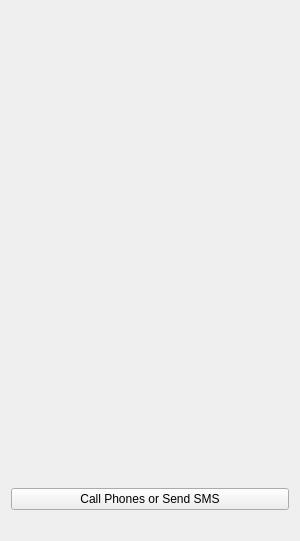
<?xml version="1.0" encoding="UTF-8"?>
<ui version="4.0">
 <class>ContactsDialog</class>
 <widget class="QWidget" name="ContactsDialog">
  <property name="geometry">
   <rect>
    <x>0</x>
    <y>0</y>
    <width>300</width>
    <height>541</height>
   </rect>
  </property>
  <property name="windowTitle">
   <string>Skype Contacts</string>
  </property>
  <layout class="QVBoxLayout" name="verticalLayout">
   <item>
    <layout class="QHBoxLayout" name="horizontalLayout_3">
     <item>
      <widget class="QLabel" name="labelAvatar">
       <property name="sizePolicy">
        <sizepolicy hsizetype="Minimum" vsizetype="Minimum">
         <horstretch>0</horstretch>
         <verstretch>0</verstretch>
        </sizepolicy>
       </property>
       <property name="frameShape">
        <enum>QFrame::NoFrame</enum>
       </property>
       <property name="frameShadow">
        <enum>QFrame::Plain</enum>
       </property>
       <property name="text">
        <string/>
       </property>
      </widget>
     </item>
     <item>
      <widget class="QLabel" name="labelIdentity">
       <property name="sizePolicy">
        <sizepolicy hsizetype="Expanding" vsizetype="Preferred">
         <horstretch>0</horstretch>
         <verstretch>0</verstretch>
        </sizepolicy>
       </property>
       <property name="text">
        <string/>
       </property>
      </widget>
     </item>
     <item>
      <widget class="QPushButton" name="historyButton">
       <property name="sizePolicy">
        <sizepolicy hsizetype="Minimum" vsizetype="Fixed">
         <horstretch>0</horstretch>
         <verstretch>0</verstretch>
        </sizepolicy>
       </property>
       <property name="toolTip">
        <string>View History</string>
       </property>
       <property name="text">
        <string/>
       </property>
       <property name="icon">
        <iconset resource="skypeicons.qrc">
         <normaloff>:/icons/CallList_24x24.png</normaloff>:/icons/CallList_24x24.png</iconset>
       </property>
       <property name="iconSize">
        <size>
         <width>24</width>
         <height>24</height>
        </size>
       </property>
       <property name="flat">
        <bool>true</bool>
       </property>
      </widget>
     </item>
    </layout>
   </item>
   <item>
    <widget class="Mvp::View::QtContactListWidget" name="listView" native="true">
     <property name="sizePolicy">
      <sizepolicy hsizetype="Expanding" vsizetype="Expanding">
       <horstretch>0</horstretch>
       <verstretch>0</verstretch>
      </sizepolicy>
     </property>
    </widget>
   </item>
   <item>
    <widget class="QPushButton" name="buttonDialpad">
     <property name="text">
      <string>Call Phones or Send SMS</string>
     </property>
     <property name="icon">
      <iconset resource="skypeicons.qrc">
       <normaloff>:/icons/Dial_24x24.png</normaloff>:/icons/Dial_24x24.png</iconset>
     </property>
     <property name="iconSize">
      <size>
       <width>16</width>
       <height>16</height>
      </size>
     </property>
     <property name="flat">
      <bool>false</bool>
     </property>
    </widget>
   </item>
   <item>
    <layout class="QHBoxLayout" name="horizontalLayout">
     <item>
      <widget class="QLabel" name="labelAvailabilityIcon">
       <property name="sizePolicy">
        <sizepolicy hsizetype="Minimum" vsizetype="Preferred">
         <horstretch>0</horstretch>
         <verstretch>0</verstretch>
        </sizepolicy>
       </property>
       <property name="text">
        <string/>
       </property>
      </widget>
     </item>
     <item>
      <widget class="QLabel" name="labelAvailability">
       <property name="sizePolicy">
        <sizepolicy hsizetype="Expanding" vsizetype="Preferred">
         <horstretch>0</horstretch>
         <verstretch>0</verstretch>
        </sizepolicy>
       </property>
       <property name="text">
        <string/>
       </property>
      </widget>
     </item>
    </layout>
   </item>
  </layout>
 </widget>
 <customwidgets>
  <customwidget>
   <class>Mvp::View::QtContactListWidget</class>
   <extends>QWidget</extends>
   <header>src/view/qtcontactlistwidget.h</header>
  </customwidget>
 </customwidgets>
 <resources>
  <include location="skypeicons.qrc"/>
 </resources>
 <connections/>
</ui>
